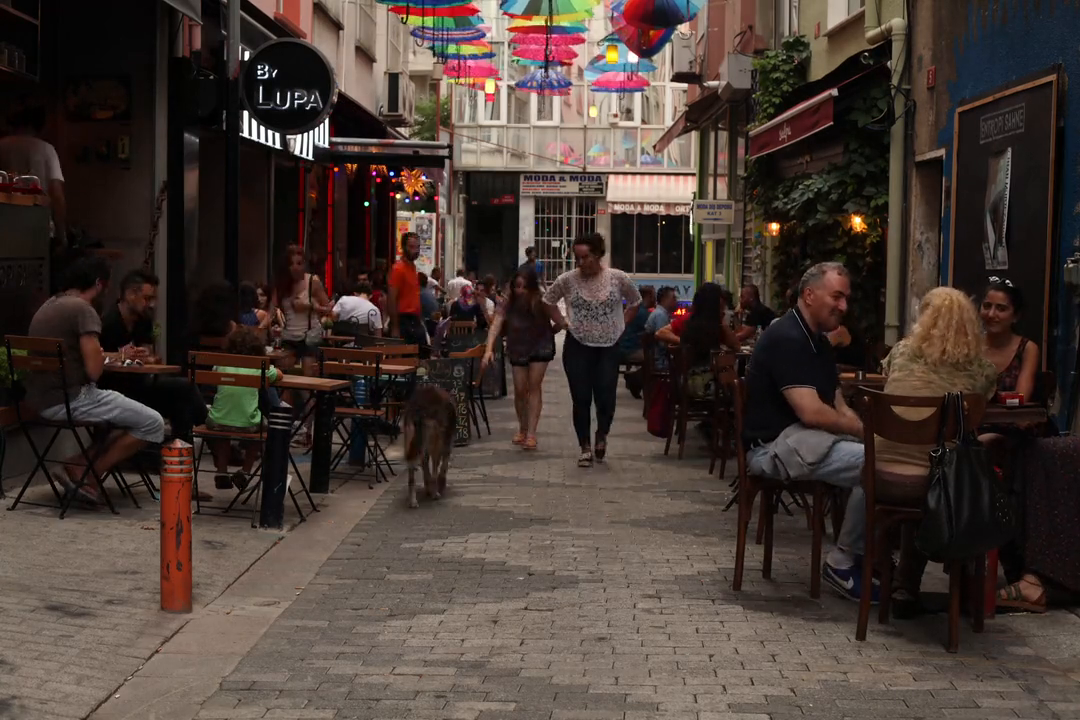
#> input picture frame 26 of data/input3.mp4, 1080 x 720 px, given in place of input.mp4, which was not available
$ python face_anonymizer.py
#> lines starting #> are read from the running program, lines starting #| are printed output that depends on the picture; after the words box and inside, x2 and y2 are one past the last pixel; in counts of white or black regions, pixels touching at a corner belong together; pictures that were not available may be replaced by others from this repository, and a replacement may not be noted
# face_anonymizer.py
import cv2
import numpy as np
import csv
import os
import time

# ---------- simple IoU + track manager ----------
def iou(boxA, boxB):
    # boxes: x, y, w, h
    xA = max(boxA[0], boxB[0])
    yA = max(boxA[1], boxB[1])
    xB = min(boxA[0]+boxA[2], boxB[0]+boxB[2])
    yB = min(boxA[1]+boxA[3], boxB[1]+boxB[3])
    inter = max(0, xB - xA) * max(0, yB - yA)
    areaA = boxA[2]*boxA[3]
    areaB = boxB[2]*boxB[3]
    union = areaA + areaB - inter + 1e-6
    return inter / union

class Track:
    def __init__(self, tid, box):
        self.id = tid
        self.box = box
        self.missed = 0

def assign_tracks(tracks, detections, iou_thresh=0.3):
    assigned = set()
    used = set()
    # greedy match by IoU
    for ti, t in enumerate(tracks):
        best_j, best_iou = -1, 0
        for j, det in enumerate(detections):
            if j in used:
                continue
            i = iou(t.box, det)
            if i > best_iou:
                best_iou = i
                best_j = j
        if best_j != -1 and best_iou >= iou_thresh:
            # update track
            t.box = detections[best_j]
            t.missed = 0
            used.add(best_j)
            assigned.add(ti)
        else:
            t.missed += 1
    # new tracks for unmatched detections
    new_tracks = []
    for j, det in enumerate(detections):
        if j not in used:
            new_tracks.append(det)
    return assigned, new_tracks

def mosaic_region(img, x, y, w, h, downscale=0.08):
    x, y = max(0,x), max(0,y)
    x2, y2 = min(img.shape[1], x+w), min(img.shape[0], y+h)
    roi = img[y:y2, x:x2]
    if roi.size == 0:
        return img
    # pixelate
    small = cv2.resize(roi, (max(1,int(roi.shape[1]*downscale)), max(1,int(roi.shape[0]*downscale))), interpolation=cv2.INTER_LINEAR)
    pix = cv2.resize(small, (roi.shape[1], roi.shape[0]), interpolation=cv2.INTER_NEAREST)
    img[y:y2, x:x2] = pix
    return img

def blur_region(img, x, y, w, h, k=35):
    x, y = max(0,x), max(0,y)
    x2, y2 = min(img.shape[1], x+w), min(img.shape[0], y+h)
    roi = img[y:y2, x:x2]
    if roi.size == 0:
        return img
    roi = cv2.GaussianBlur(roi, (k|1, k|1), 0)  # ensure odd kernel
    img[y:y2, x:x2] = roi
    return img

def main():
    import argparse
    parser = argparse.ArgumentParser()
    parser.add_argument("--source", default="data/input.mp4", help="Video file path or webcam index (0/1/...)")
    parser.add_argument("--out", default="outputs/redacted.mp4", help="Output video path")
    parser.add_argument("--log", default="outputs/anonymization_log.csv", help="CSV log path")
    parser.add_argument("--method", choices=["mosaic","blur"], default="mosaic", help="Anonymization method")
    parser.add_argument("--scale", type=float, default=1.1, help="Haar scaleFactor")
    parser.add_argument("--neighbors", type=int, default=5, help="Haar minNeighbors")
    parser.add_argument("--minsize", type=int, default=32, help="Minimum face size (pixels)")
    parser.add_argument("--iou", type=float, default=0.3, help="IoU threshold for ID matching")
    parser.add_argument("--max_missed", type=int, default=10, help="Frames to keep lost tracks")
    parser.add_argument("--display", action="store_true", help="Show live preview")
    args = parser.parse_args()

    os.makedirs("outputs", exist_ok=True)

    # Open source (video file or webcam)
    src = args.source
    if src.isdigit():
        cap = cv2.VideoCapture(int(src))
    else:
        cap = cv2.VideoCapture(src)

    if not cap.isOpened():
        raise SystemExit(f"Could not open source: {src}")

    # Haar face detector
    face_cascade = cv2.CascadeClassifier(cv2.data.haarcascades + "haarcascade_frontalface_default.xml")

    # Prepare writer
    fps = cap.get(cv2.CAP_PROP_FPS) or 25.0
    W  = int(cap.get(cv2.CAP_PROP_FRAME_WIDTH))
    H  = int(cap.get(cv2.CAP_PROP_FRAME_HEIGHT))
    fourcc = cv2.VideoWriter_fourcc(*"mp4v")
    writer = cv2.VideoWriter(args.out, fourcc, fps, (W, H))

    # Tracks + logging
    tracks = []
    next_id = 1
    logf = open(args.log, "w", newline="")
    logger = csv.writer(logf)
    logger.writerow(["frame","id","x","y","w","h"])

    frame_idx = 0
    t0 = time.time()

    while True:
        ret, frame = cap.read()
#> frame is the input picture: shape (720, 1080, 3); mean B, G, R 52.1, 58.3, 71.3
        if not ret:
            break

        gray = cv2.cvtColor(frame, cv2.COLOR_BGR2GRAY)
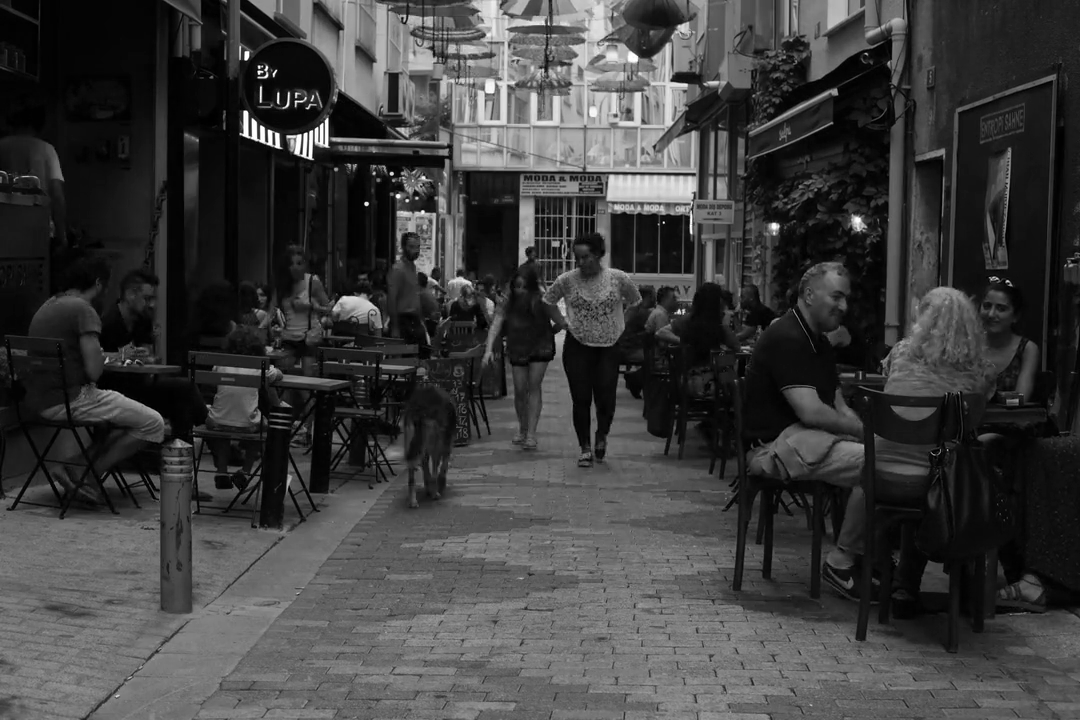
#> gray: shape (720, 1080); min 0, max 255, mean 61.5
        faces = face_cascade.detectMultiScale(
            gray, scaleFactor=args.scale, minNeighbors=args.neighbors, minSize=(args.minsize, args.minsize)
        )
#> faces = [[971, 289, 46, 46], [606, 404, 42, 42], [601, 416, 55, 55]]
        detections = [tuple(map(int, f)) for f in faces]
#> detections = [(971, 289, 46, 46), (606, 404, 42, 42), (601, 416, 55, 55)]

        # match detections to tracks
        assigned_idx, new_dets = assign_tracks(tracks, detections, iou_thresh=args.iou)
#> after the loop in assign_tracks, `for ti, t in enumerate(tracks):`: assigned = 0 items
#> the loop in assign_tracks, `for j, det in enumerate(detections):` made 3 passes
#> after the loop in assign_tracks, `for j, det in enumerate(detections):`: new_tracks has the same summary as detections in main
#> assigned_idx = 0 items; new_dets has the same summary as detections

        # prune old tracks
        tracks = [t for t in tracks if t.missed <= args.max_missed]
#> tracks = []

        # create tracks for new detections
        for det in new_dets:
            tracks.append(Track(next_id, det))
            next_id += 1
#> this loop made 3 passes
#> after the loop, next_id = 4; tracks = 3 items

        # anonymize + draw
        for t in tracks:
            x, y, w, h = t.box
            if args.method == "mosaic":
                frame = mosaic_region(frame, x, y, w, h, downscale=0.08)
            else:
                frame = blur_region(frame, x, y, w, h, k=41)

            # optional thin box + id for audits (comment out if you don’t want overlays)
            cv2.rectangle(frame, (x,y), (x+w,y+h), (0,255,0), 1)
            cv2.putText(frame, f"ID {t.id}", (x, y-6), cv2.FONT_HERSHEY_SIMPLEX, 0.5, (0,255,0), 1, cv2.LINE_AA)

            # log
            logger.writerow([frame_idx, t.id, x, y, w, h])
#> this loop made 3 passes
#> (w, h) on passes 1 to 3: (46, 46), (42, 42), (55, 55)
#> pass 1, in mosaic_region, `roi = img[y:y2, x:x2]`:
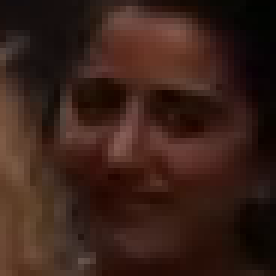
#> roi: shape (46, 46, 3) (shown 6 times larger); mean B, G, R 25.1, 33, 57.1
#> pass 1, in mosaic_region, `pix = cv2.resize(small, (roi.shape[1], roi.shape[0]), interpolation=cv..`:
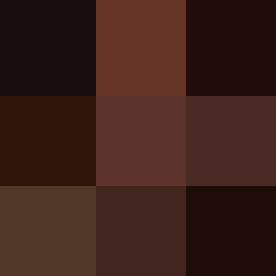
#> pix: shape (46, 46, 3) (shown 6 times larger); mean B, G, R 25.6, 33.2, 60.2
#> pass 1, in main, `frame = mosaic_region(frame, x, y, w, h, downscale=0.08)`:
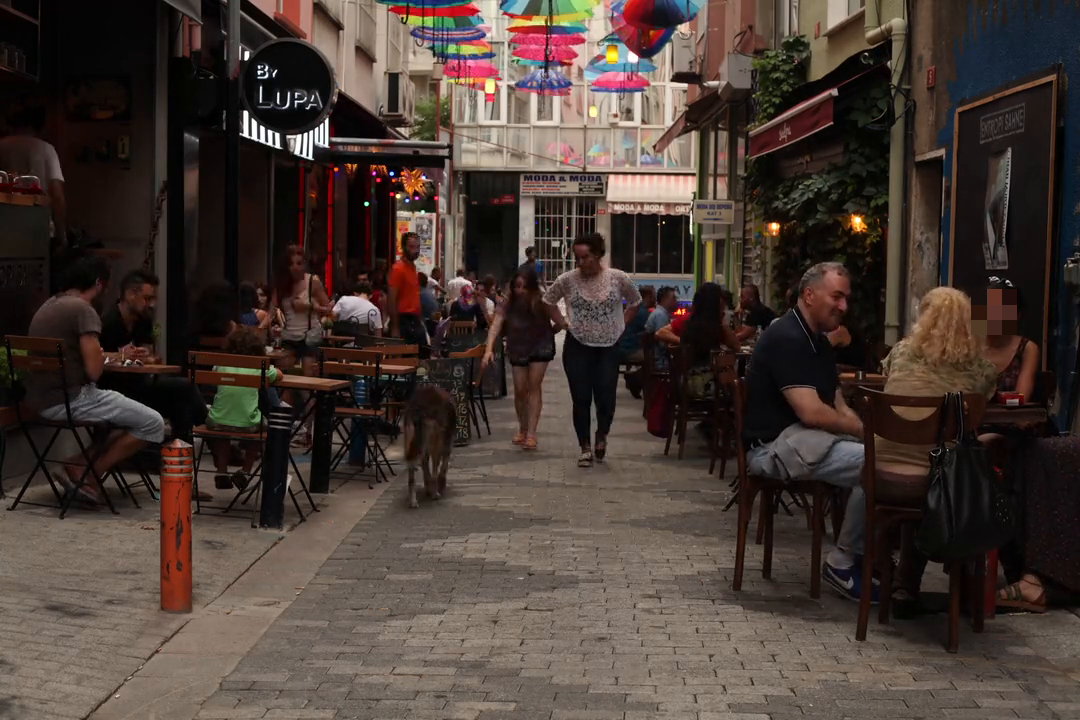
#> frame: shape (720, 1080, 3); 0.27% of pixels changed, all inside (x1, y1, x2, y2) = (971, 289, 1017, 335)
#> pass 2, in mosaic_region (call 2), `roi = img[y:y2, x:x2]`:
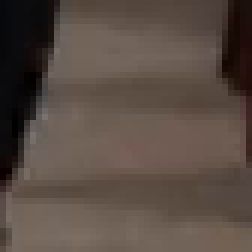
#> roi: shape (42, 42, 3) (shown 6 times larger); mean B, G, R 68.1, 75.7, 89.4
#> after the loop:
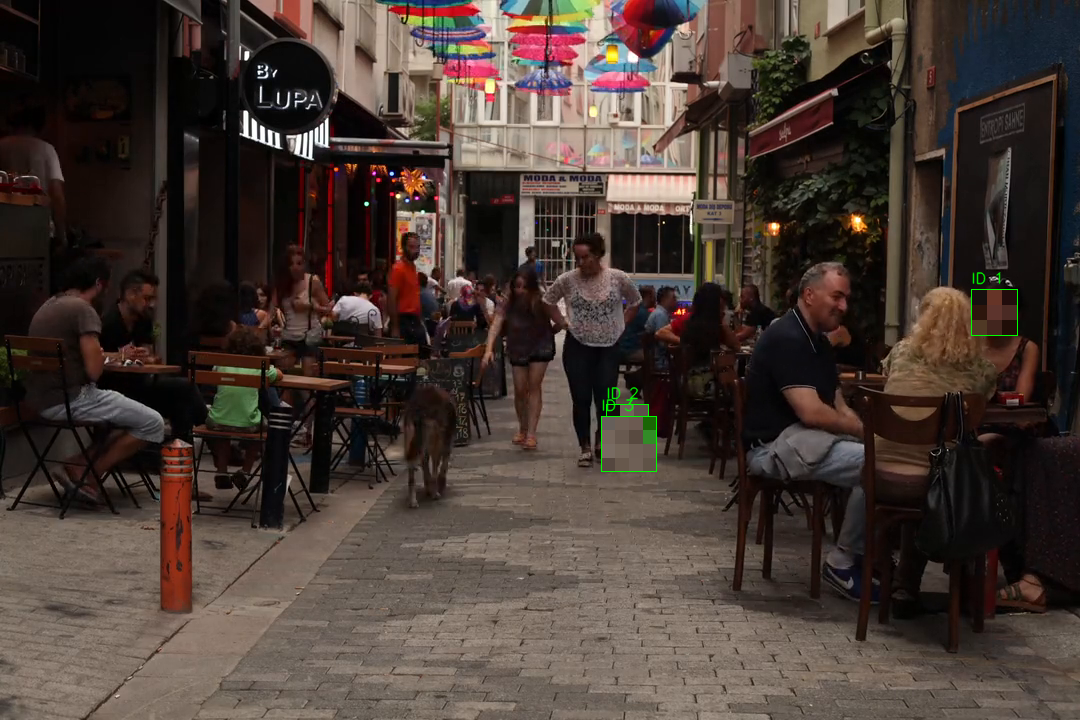
#> frame: shape (720, 1080, 3); 0.54% of pixels changed, all inside (x1, y1, x2, y2) = (601, 271, 1018, 472)

        writer.write(frame)

        if args.display:
            cv2.imshow("Face Anonymizer", frame)
            if (cv2.waitKey(1) & 0xFF) == 27:  # ESC to quit
                break

        frame_idx += 1

    cap.release()
    writer.release()
    logf.close()
    cv2.destroyAllWindows()
    print(f"Done. Video -> {args.out} | Log -> {args.log} | FPS ~ {frame_idx / (time.time()-t0):.1f}")

if __name__ == "__main__":
    main()

$ run again, starting later in the video
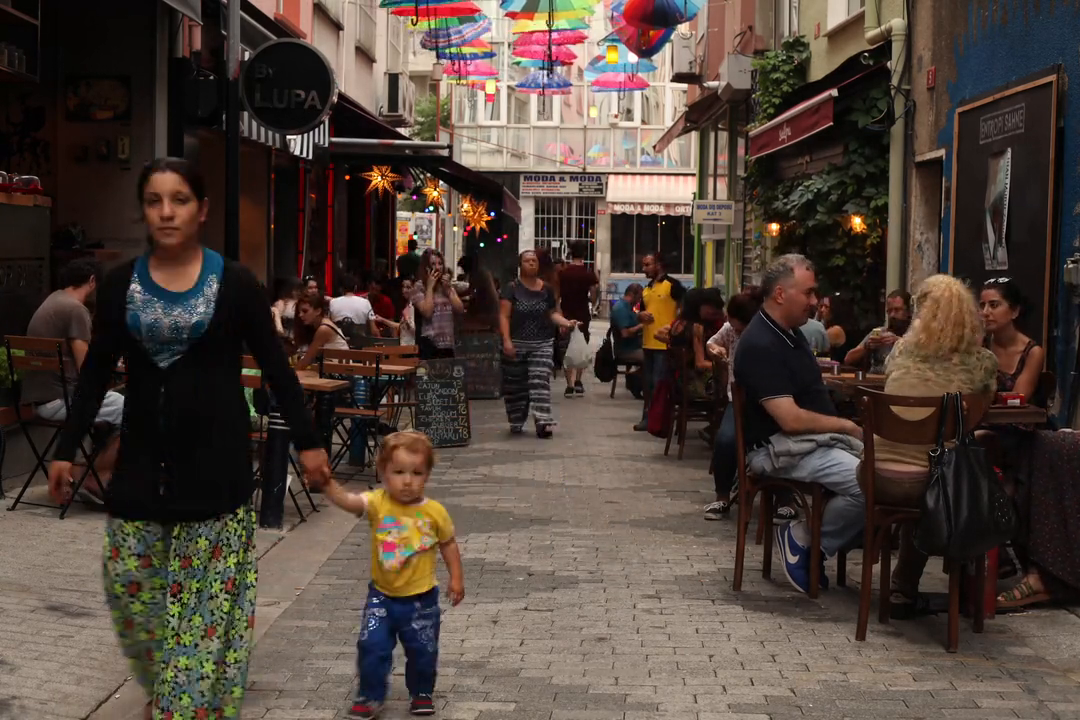
#> input picture frame 212 of data/input3.mp4, 1080 x 720 px, given in place of input.mp4, which was not available
#> in main, frame is the input picture: shape (720, 1080, 3); mean B, G, R 57.7, 65.7, 79.2
#> in main, `gray = cv2.cvtColor(frame, cv2.COLOR_BGR2GRAY)`:
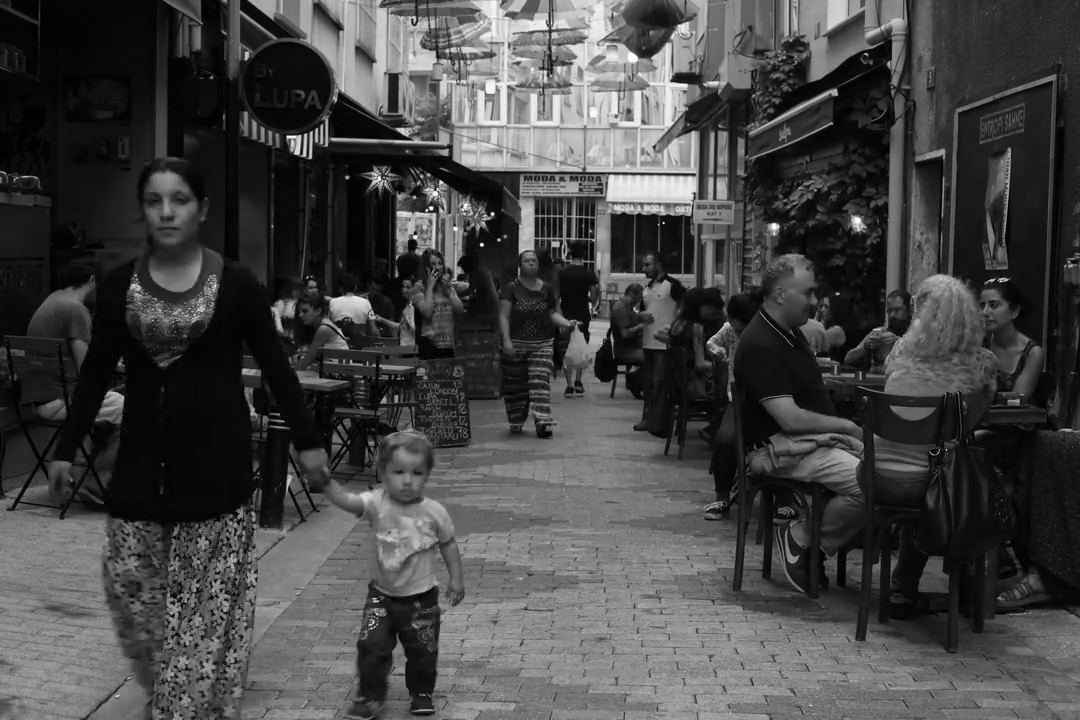
#> gray: shape (720, 1080); min 0, max 255, mean 68.8
#> faces = [[965, 286, 46, 46], [381, 451, 54, 54], [132, 173, 70, 70], [117, 256, 112, 112]]
#> detections = [(965, 286, 46, 46), (381, 451, 54, 54), (132, 173, 70, 70), (117, 256, 112, 112)]
#> after the loop in assign_tracks, `for ti, t in enumerate(tracks):`: assigned = 0 items
#> the loop in assign_tracks, `for j, det in enumerate(detections):` made 4 passes
#> after the loop in assign_tracks, `for j, det in enumerate(detections):`: new_tracks has the same summary as detections in main
#> new_dets has the same summary as detections
#> in main, `tracks = [t for t in tracks if t.missed <= args.max_missed]`: tracks = []
#> the loop in main, `for det in new_dets:` made 4 passes
#> after the loop in main, `for det in new_dets:`: next_id = 5; tracks = 4 items
#> the loop in main, `for t in tracks:` made 4 passes
#> (w, h) on passes 1 to 4: (46, 46), (54, 54), (70, 70), (112, 112)
#> after the loop in main, `for t in tracks:`:
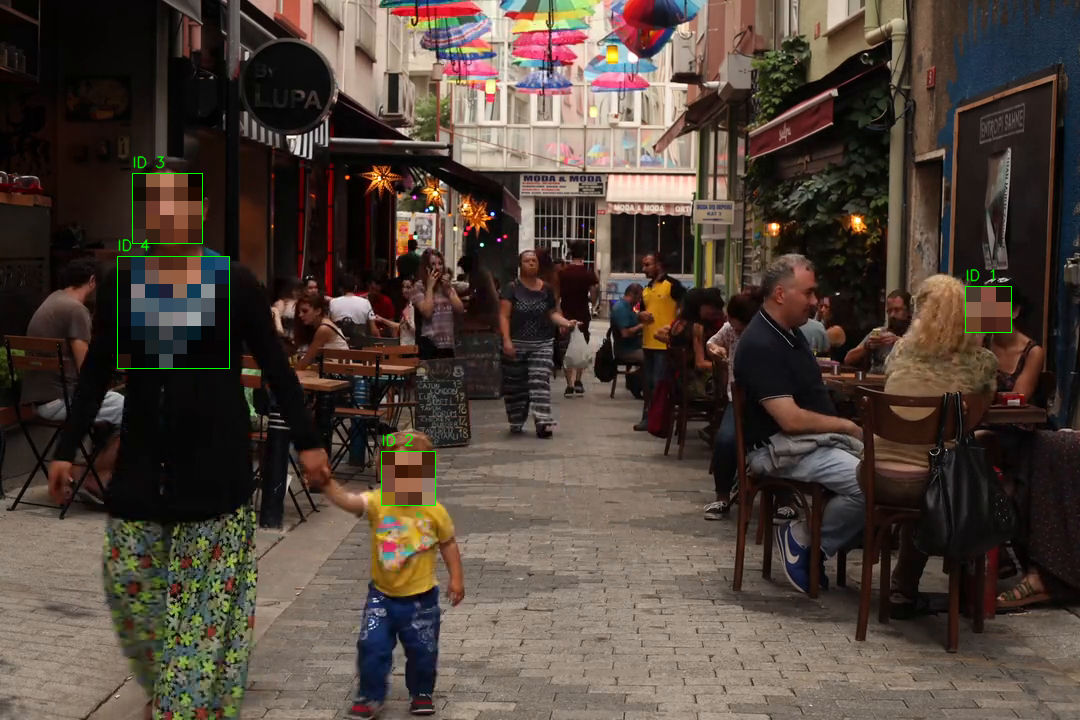
#> frame: shape (720, 1080, 3); mean B, G, R 57.7, 66.1, 79.2
